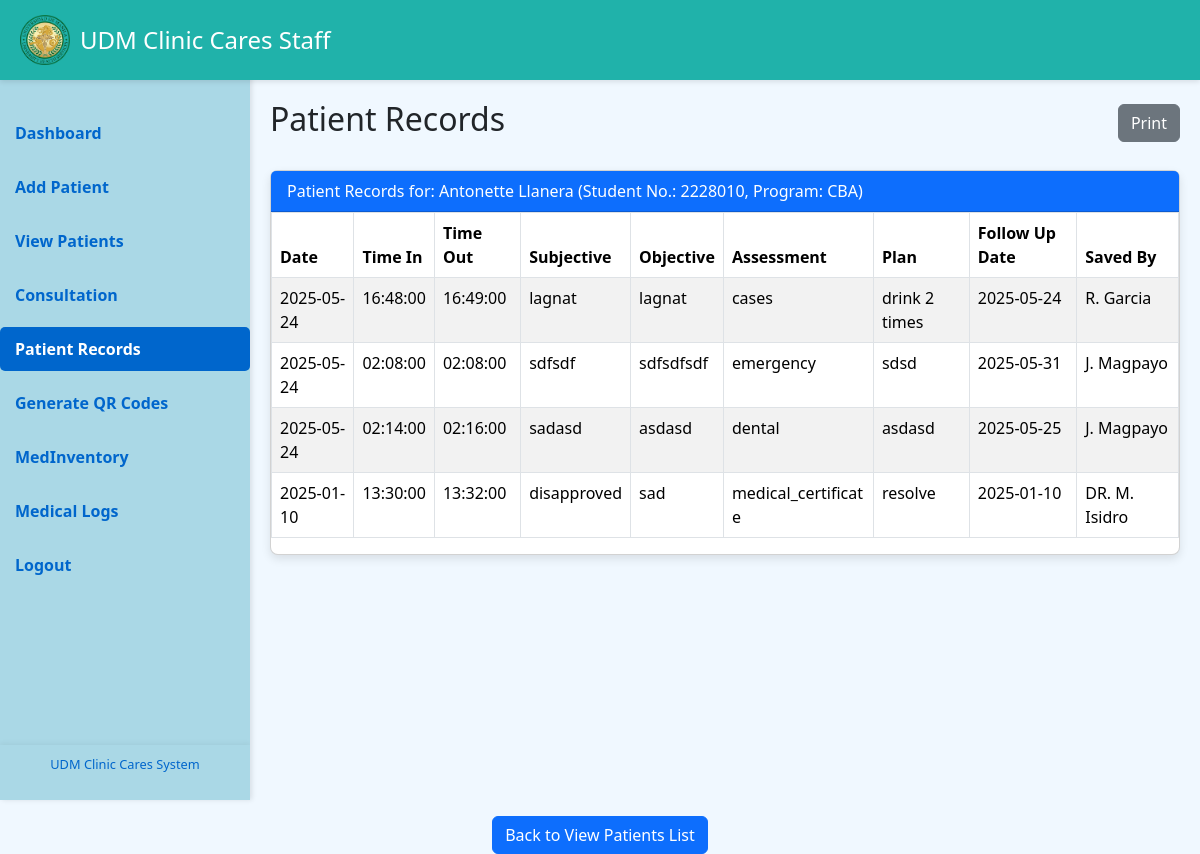
The app's page /staffpatient_records.php?id=1&consult=277 (signed in) with its own data.
### tables this page shows
CREATE TABLE `patients` (
  `PatientID` int(11) NOT NULL AUTO_INCREMENT,
  `FirstName` varchar(50) NOT NULL,
  `LastName` varchar(50) NOT NULL,
  `MiddleInitial` varchar(10) NOT NULL,
  `Sex` char(1) DEFAULT NULL CHECK (`Sex` in ('M','F')),
  `DOB` date NOT NULL,
  `Address` varchar(255) DEFAULT NULL,
  `ContactNumber` varchar(15) DEFAULT NULL,
  `CreatedAt` datetime DEFAULT current_timestamp(),
  `UpdatedAt` datetime DEFAULT current_timestamp() ON UPDATE current_timestamp(),
  `age` int(11) NOT NULL,
  `civil_status` varchar(20) NOT NULL,
  `emergency_number` varchar(15) NOT NULL,
  `guardian` varchar(50) NOT NULL,
  `height` varchar(10) NOT NULL,
  `weight` varchar(10) NOT NULL,
  `yearLevel` varchar(20) NOT NULL,
  `specialCases` varchar(20) NOT NULL,
  `Program` varchar(20) NOT NULL,
  `qr_code_id` varchar(255) DEFAULT NULL,
  `Student_Num` varchar(20) NOT NULL,
  `email` varchar(50) NOT NULL,
  `patient_pic` varchar(255) NOT NULL,
  PRIMARY KEY (`PatientID`)
);

CREATE TABLE `consultations` (
  `ConsultationID` int(11) NOT NULL AUTO_INCREMENT,
  `PatientID` int(11) NOT NULL,
  `TimeIn` time NOT NULL DEFAULT current_timestamp(),
  `TimeOut` time DEFAULT current_timestamp(),
  `SOAP` text DEFAULT NULL,
  `CreatedAt` datetime DEFAULT current_timestamp(),
  `UpdatedAt` datetime DEFAULT current_timestamp() ON UPDATE current_timestamp(),
  `LastEditedBy` int(11) DEFAULT NULL,
  `Date` date NOT NULL DEFAULT current_timestamp(),
  `Subjective` text NOT NULL,
  `Objective` text NOT NULL,
  `Assessment` text NOT NULL,
  `MedicineGiven` varchar(255) DEFAULT NULL,
  `QuantityGiven` int(11) DEFAULT NULL,
  `Plan` text NOT NULL,
  `PlanDate` date NOT NULL DEFAULT current_timestamp(),
  `SavedBy` varchar(20) NOT NULL,
  `Name` text NOT NULL,
  PRIMARY KEY (`ConsultationID`)
);

### staffpatient_records.php (the view, shortened to what this page needs)
<?php
$servername = "localhost";
$username = "root";
$password = "";
$database = "clinic_data";
$connection = new mysqli($servername, $username, $password, $database);
$patient = null;
$consultationsResult = null;
if (isset($_GET['id'])) {
    $patientID = intval($_GET['id']);
    $patientQuery = "SELECT * FROM patients WHERE PatientID = ?";
    $stmt = $connection->prepare($patientQuery);
    $stmt->bind_param("i", $patientID);
    $stmt->execute();
    $patientResult = $stmt->get_result();
    $patient = $patientResult->fetch_assoc();
    if (!$patient) {
        $errorMessage = "Patient not found.";
    } else {
        $consultationsQuery = "
            SELECT c.*,
                CONCAT(p.FirstName, ' ', IFNULL(p.MiddleInitial, ''), ' ', p.LastName) AS FullName,
                p.Student_Num, p.Program
            FROM consultations c
            JOIN patients p ON c.PatientID = p.PatientID
            WHERE c.PatientID = ?
            ORDER BY c.Date DESC
        ";
        $stmt = $connection->prepare($consultationsQuery);
        $stmt->bind_param("i", $patientID);
        $stmt->execute();
        $consultationsResult = $stmt->get_result();
    }
} else {
    $errorMessage = "Patient ID is missing. Please select a patient to view their records.";
}
?>
<!DOCTYPE html>
<html lang="en">
<head>
    <link rel="stylesheet" href="assets/css/bootstrap.min.css">
</head>
<body>
    <div class="sidebar" id="mySidebar">
        <a href="staffdashboard.php">Dashboard</a>
        <a href="staffaddpatient.php">Add Patient</a>
        <a href="staffviewpatient.php">View Patients</a>
        <a href="stafffrontconsult.php">Consultation</a>
        <a href="staffrecordTable.php" class="active">Patient Records</a>
        <a href="staffgenerate_qr_codes.php">Generate QR Codes</a>
        <a href="staffmedinventory.php">MedInventory</a>
        <a href="staffmedilog.php">Medical Logs</a>
        <a href="stafflogout.php">Logout</a>
        <div class="sidebar-footer text-center">
            <p>UDM Clinic Cares System</p>
        </div>
    </div>
    <div class="header">
        <img src="images/UDMCLINIC_LOGO.png" alt="Logo" class="logo">
        <h1>UDM Clinic Cares Staff</h1>
    </div>
    <div class="main-content" id="mainContent">
        <div class="d-flex justify-content-between align-items-center mb-4">
            <h2>Patient Records</h2>
            <button class="btn btn-secondary" onclick="window.print()">Print</button>
        </div>
        <?php if (isset($errorMessage)): ?>
            <div class="alert alert-danger"><?= htmlspecialchars($errorMessage) ?></div>
            <div class="container text-center mt-4">
                <a href="recordTable.php" class="btn btn-primary">Back to View Patients List</a>
            </div>
        <?php else: ?>
            <div class="card mb-4 printable-area">
                <div class="card-header bg-primary text-white">
                    Patient Records for: <?= htmlspecialchars($patient['FirstName'] . ' ' . $patient['LastName']) ?>
                    (Student No.: <?= htmlspecialchars($patient['Student_Num']) ?>, Program: <?= htmlspecialchars($patient['Program']) ?>)
                </div>
                        <div class="table-responsive">
                            <table class="table table-bordered table-striped">
                                <thead>
                                    <tr>
                                        <th>Date</th>
                                        <th>Time In</th>
                                        <th>Time Out</th>
                                        <th>Subjective</th>
                                        <th>Objective</th>
                                        <th>Assessment</th>
                                        <th>Plan</th>
                                        <th>Follow Up Date</th>
                                        <th>Saved By</th>
                                    </tr>
                                </thead>
                                <tbody>
                                    <?php
                                    if ($consultationsResult && $consultationsResult->num_rows > 0) {
                                        while ($record = $consultationsResult->fetch_assoc()) {
                                            echo "<tr>";
                                            echo "<td>" . htmlspecialchars($record['Date']) . "</td>";
                                            echo "<td>" . htmlspecialchars($record['TimeIn']) . "</td>";
                                            echo "<td>" . htmlspecialchars($record['TimeOut']) . "</td>";
                                            echo "<td>" . htmlspecialchars($record['Subjective']) . "</td>";
                                            echo "<td>" . htmlspecialchars($record['Objective']) . "</td>";
                                            echo "<td>" . htmlspecialchars($record['Assessment']) . "</td>";
                                            echo "<td>" . htmlspecialchars($record['Plan']) . "</td>";
                                            echo "<td>" . htmlspecialchars($record['PlanDate']) . "</td>";
                                            echo "<td>" . htmlspecialchars($record['SavedBy']) . "</td>";
                                            echo "</tr>";
                                        }
                                    } else {
                                        echo "<tr><td colspan='11' class='text-center'>No consultation records found for this patient.</td></tr>";
                                    }
                                    ?>
                                </tbody>
                            </table>
                        </div>
                </div>
            </div>
            <div class="text-center">
                <a href="recordTable.php" class="btn btn-primary mt-3">Back to View Patients List</a>
            </div>
        <?php endif; ?>
</body>
</html>

### staffpatient_records.php (style rules this page uses)
body { background-color: #f0f8ff; margin: 0; overflow-x: hidden; }
.header { position: fixed; top: 0; left: 0; width: 100%; height: 80px; background-color: #20B2AA; color: white; display: flex; align-items: center; padding: 0 20px; z-index: 1000; box-shadow: 0 2px 5px rgba(0, 0, 0, 0.1); box-sizing: border-box; }
.header .logo { width: 50px; height: auto; margin-right: 10px; }
.header h1 { margin: 0; font-size: 24px; color: white; }
.sidebar { background-color: #aad8e6; height: 100vh; width: 250px; position: fixed; top: 0; left: 0; padding-top: 111px; box-shadow: 2px 0 5px rgba(0, 0, 0, 0.1); z-index: 999; box-sizing: border-box; overflow-y: auto; transition: width 0.3s ease-in-out; }
.sidebar a { display: block; color: #0066cc; padding: 10px 15px; margin-bottom: 10px; border-radius: 5px; text-decoration: none; font-weight: bold; transition: background-color 0.3s ease, color 0.3s ease; }
.sidebar .active { background-color: #0066cc; color: white; }
.sidebar-footer { position: absolute; bottom: 0; width: 100%; background-color: #aad8e6; color: #0066cc; padding: 10px 0; font-size: 0.8rem; box-shadow: 0 -2px 5px rgba(0, 0, 0, 0.05); }
.main-content { margin-left: 250px; padding: 20px; margin-top: 80px; width: calc(100% - 250px); box-sizing: border-box; min-height: calc(100vh - 80px); transition: margin-left 0.3s ease-in-out, width 0.3s ease-in-out; }
.card { background-color: #fff; border-radius: 8px; box-shadow: 0 4px 10px rgba(0, 0, 0, 0.1); }
.card-header { border-top-left-radius: 8px; border-top-right-radius: 8px; }
.table td, .table th { word-wrap: break-word; white-space: normal; }
.table td { max-width: 150px; text-overflow: ellipsis; overflow: hidden; }
.table-responsive { -webkit-overflow-scrolling: touch; }

### records on screen
patients: FirstName+LastName "Antonette Llanera", Student_Num "2228010", Program "CBA"
consultations: Date "2025-05-24", TimeIn "16:48:00", TimeOut "16:49:00", Subjective "lagnat", Objective "lagnat", Assessment "cases", Plan "drink 2 times", PlanDate "2025-05-24", SavedBy "R. Garcia"
consultations: Date "2025-05-24", TimeIn "02:08:00", TimeOut "02:08:00", Subjective "sdfsdf", Objective "sdfsdfsdf", Assessment "emergency", Plan "sdsd", PlanDate "2025-05-31", SavedBy "J. Magpayo"
consultations: Date "2025-05-24", TimeIn "02:14:00", TimeOut "02:16:00", Subjective "sadasd", Objective "asdasd", Assessment "dental", Plan "asdasd", PlanDate "2025-05-25", SavedBy "J. Magpayo"
consultations: Date "2025-01-10", TimeIn "13:30:00", TimeOut "13:32:00", Subjective "disapproved", Objective "sad", Assessment "medical_certificate", Plan "resolve", PlanDate "2025-01-10", SavedBy "DR. M. Isidro"
